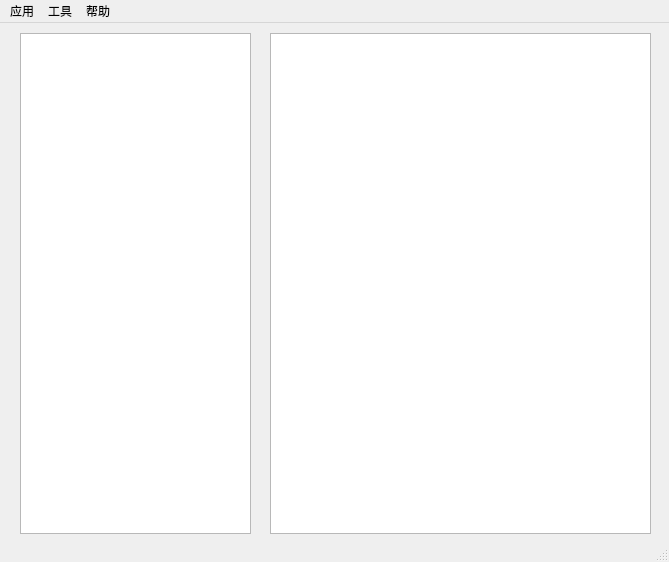
<?xml version="1.0" encoding="UTF-8"?>
<ui version="4.0">
 <class>MainWindow</class>
 <widget class="QMainWindow" name="MainWindow">
  <property name="geometry">
   <rect>
    <x>0</x>
    <y>0</y>
    <width>669</width>
    <height>562</height>
   </rect>
  </property>
  <property name="windowTitle">
   <string>MainWindow</string>
  </property>
  <widget class="QWidget" name="centralwidget">
   <widget class="QListWidget" name="ssr_listwidget">
    <property name="geometry">
     <rect>
      <x>20</x>
      <y>10</y>
      <width>231</width>
      <height>501</height>
     </rect>
    </property>
   </widget>
   <widget class="QTextBrowser" name="server_info">
    <property name="geometry">
     <rect>
      <x>270</x>
      <y>10</y>
      <width>381</width>
      <height>501</height>
     </rect>
    </property>
   </widget>
  </widget>
  <widget class="QMenuBar" name="menubar">
   <property name="geometry">
    <rect>
     <x>0</x>
     <y>0</y>
     <width>669</width>
     <height>25</height>
    </rect>
   </property>
   <property name="defaultUp">
    <bool>false</bool>
   </property>
   <widget class="QMenu" name="menu">
    <property name="title">
     <string>应用</string>
    </property>
    <addaction name="separator"/>
    <addaction name="update_subscription"/>
    <addaction name="quit"/>
   </widget>
   <widget class="QMenu" name="menu_2">
    <property name="title">
     <string>帮助</string>
    </property>
    <addaction name="about"/>
   </widget>
   <widget class="QMenu" name="menu_3">
    <property name="title">
     <string>工具</string>
    </property>
    <addaction name="setting_action"/>
   </widget>
   <addaction name="menu"/>
   <addaction name="menu_3"/>
   <addaction name="menu_2"/>
  </widget>
  <widget class="QStatusBar" name="statusbar"/>
  <action name="update_subscription">
   <property name="text">
    <string>更新订阅</string>
   </property>
  </action>
  <action name="quit">
   <property name="text">
    <string>退出</string>
   </property>
  </action>
  <action name="about">
   <property name="text">
    <string>关于</string>
   </property>
  </action>
  <action name="setting_action">
   <property name="text">
    <string>设置</string>
   </property>
  </action>
 </widget>
 <resources/>
 <connections>
  <connection>
   <sender>quit</sender>
   <signal>triggered()</signal>
   <receiver>MainWindow</receiver>
   <slot>close()</slot>
   <hints>
    <hint type="sourcelabel">
     <x>-1</x>
     <y>-1</y>
    </hint>
    <hint type="destinationlabel">
     <x>418</x>
     <y>280</y>
    </hint>
   </hints>
  </connection>
 </connections>
</ui>
